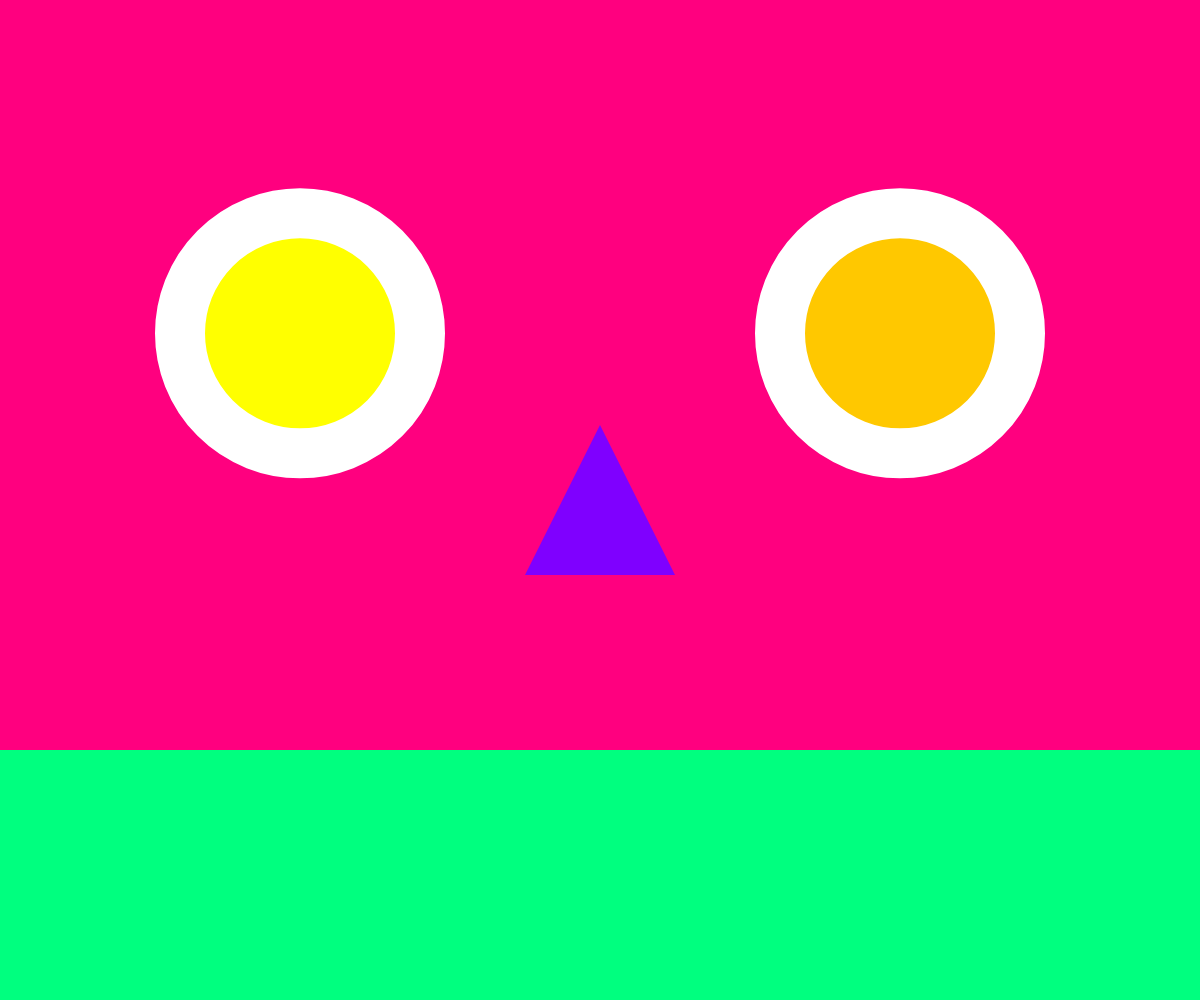
Frame 1 (no input)
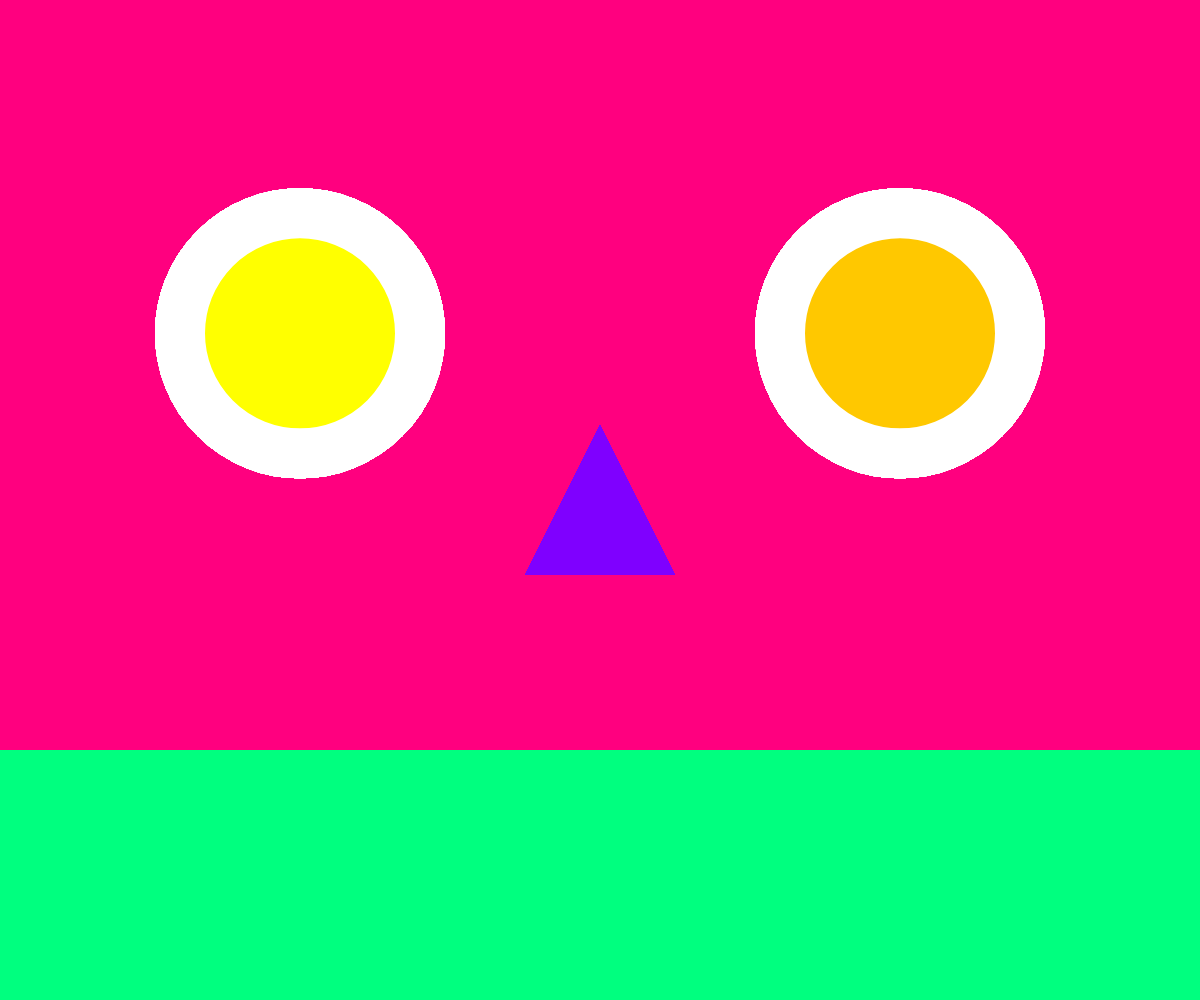
Frame 60 (no input)
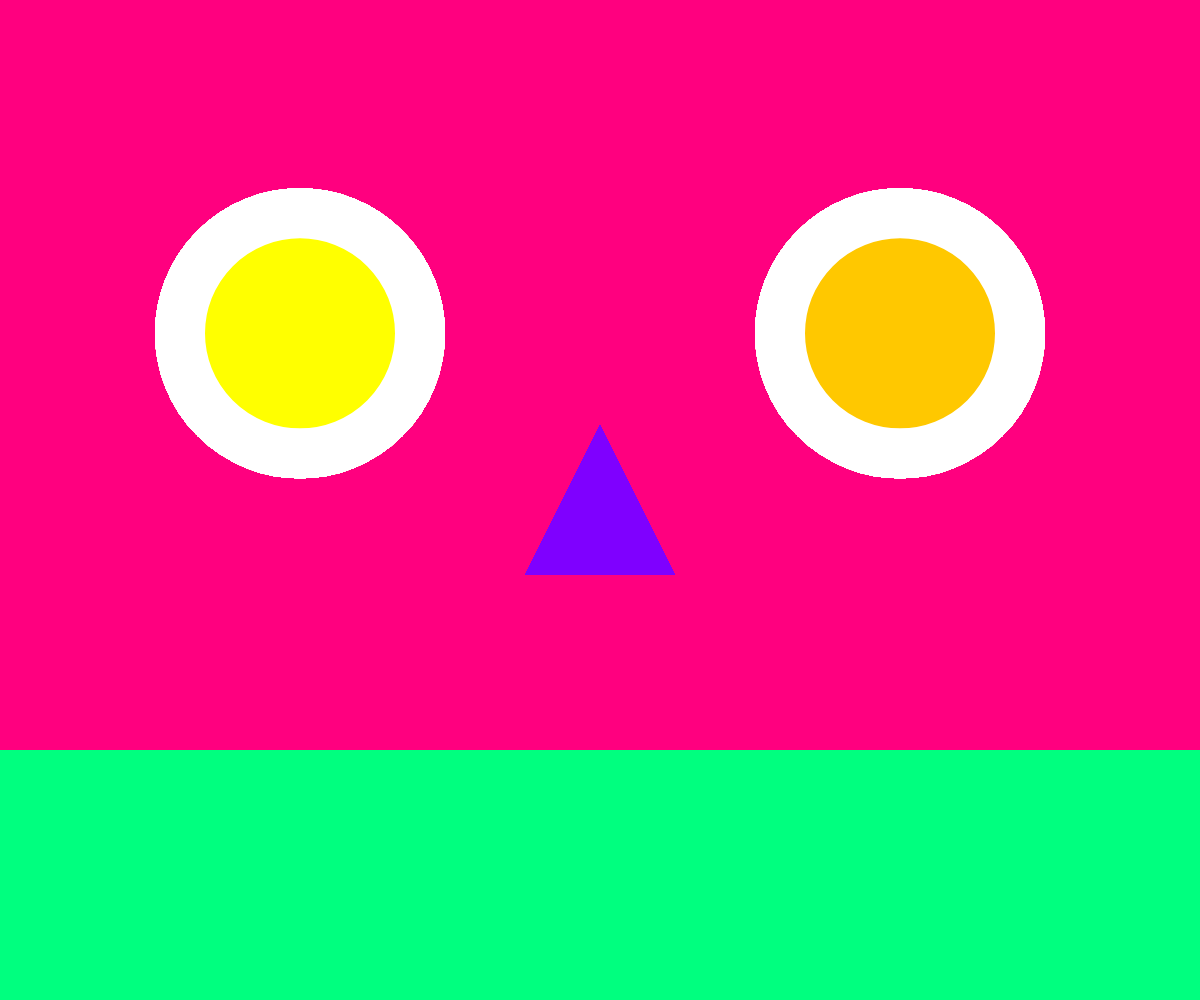
Frame 120 (the mouse pressed at the canvas centre since frame 60)

The p5.js sketch that drew these frames (run headless with seeded random() and noise() and a simulated clock; from frame 60 on, the mouse is pressed at the canvas centre):

// p5.js sketch
// ── sketch.js
// the setup function runs only once when the sketch loads.
function setup() {
	// we begin by creating our "artist canvas"
	// here we set the width and height to be the size
	// of the entire browser window
	createCanvas(windowWidth, windowHeight)
	background(255, 0, 127)
}

// the draw function runs once every frame. The framerate is 60fps by default,
// but that can be changed by calling the frameRate() function.
function draw() {

	// set the outline color
	stroke(255) // parameter: grayscale (0-255)
	// set the outline weight
	strokeWeight(50)

	// create a variable to re-use for the eye size
	eyeSize = width / 5

	fill(255, 255, 0) // set the drawing color
	// draw the left eye
	ellipse(width * 0.25, height/3, eyeSize, eyeSize)

	fill(255, 200, 0) // change the drawing color
	// draw the right eye
	ellipse(width * 0.75, height/3, eyeSize, eyeSize)

	// disable outlines
	noStroke()
	fill(127, 0, 255) // change the drawing color
	// draw the nose, using the helper function below
	drawTriangle(width * 0.5, height * 0.5, 150) // parameters: x, y, size

	fill(0, 255, 127) // change the drawing color
	// draw the mouth
	rect(0, height * 0.75, width, height - 0.75)
}

// drawing triangles in P5.js is a little bit cumbersome, so I've created a
// helper function to make it a bit easier
function drawTriangle(x, y, size) {
	triangle(x, y - size / 2,
		       x + size / 2, y + size / 2,
				   x - size / 2, y + size / 2)
}
